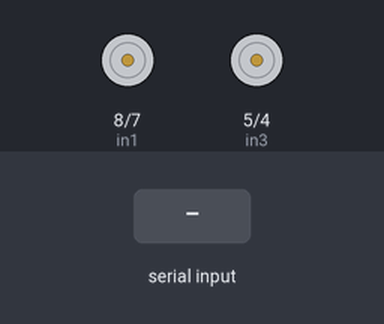
A sketch run on a simulated Arduino Uno, built with avr-gcc and run on an emulated ATmega328P. Parts: motor-driver pin pairs drawn as motors (green arrow = first pin HIGH = forward, orange = second pin HIGH = backward, longer = more drive, scaled by the enable pin). Inputs (shaded band) come from the test bench.

Above: at 1.2 s.
1.3 s: "l" received over Serial
At 1.8 s:
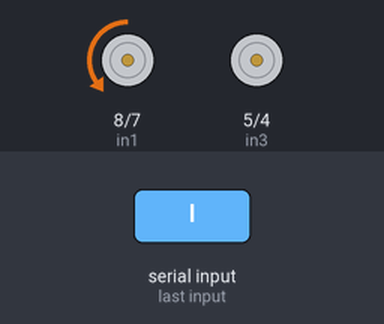
2.8 s: "f" received over Serial
At 4.2 s:
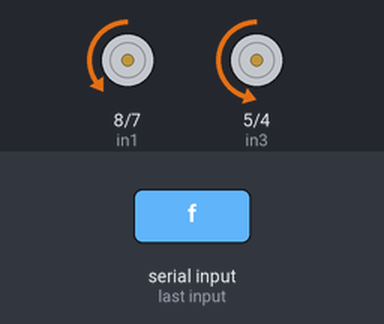
Timing chart, 0 to 5.8 s (numbered marks = the images above; inputs shaded):
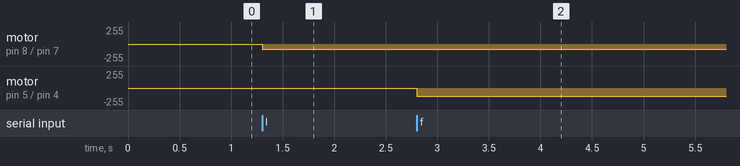

Measured:
- after the input at 1.3 s, motor on pin 8 (in1) / pin 7 (in2): stopped → backward 80/255 at once
- after the input at 2.8 s, motor on pin 5 (in3) / pin 4 (in4): stopped → backward 120/255 at once

The sketch:

my_laser_turret_arduino.ino
```cpp
// Motor x
int enA=9;
int in1=8;
int in2=7;
// Motor Y
int enB=6;
int in3=5;
int in4=4;

void setup() {
pinMode(enA,OUTPUT);
pinMode(in1,OUTPUT);
pinMode(in2,OUTPUT);

pinMode(enB,OUTPUT);
pinMode(in3,OUTPUT);
pinMode(in4,OUTPUT);

digitalWrite(in1, LOW);
digitalWrite(in2, LOW);
digitalWrite(in3, LOW);
digitalWrite(in4, LOW);

analogWrite(enA,80);
analogWrite(enB,120);
Serial.begin(9600);
}

void loop() {
if (Serial.read()=='b'){
  digitalWrite(in3,HIGH);
  digitalWrite(in4,LOW);
}
if (Serial.read()=='f'){
  digitalWrite(in3,LOW);
  digitalWrite(in4,HIGH);
}
else if(Serial.read()=='r'){
  digitalWrite(in1, HIGH);
  digitalWrite(in2, LOW);;
}
else if(Serial.read()=='l'){
  digitalWrite(in1, LOW);
  digitalWrite(in2, HIGH);
}
else if(Serial.read()=='s'){
digitalWrite(in1, LOW);
digitalWrite(in2, LOW);
digitalWrite(in3, LOW);
digitalWrite(in4, LOW);
}
}
```
